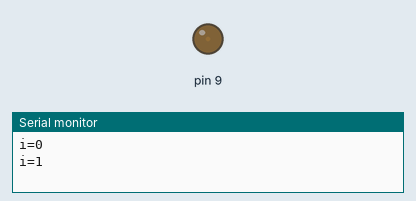
The sketch below on a simulated Arduino Uno, built with avr-gcc and run on an emulated ATmega328P. On the bench: output pins drawn as LEDs (lit = HIGH), the last lines printed to the serial monitor.

Above: at 0.05 s.
At 2.95 s:
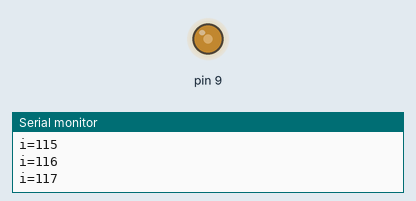
At 5.85 s:
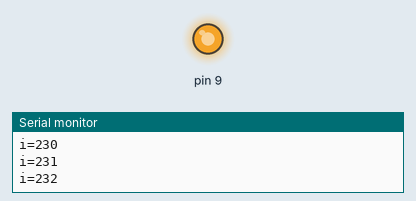
At 11.65 s:
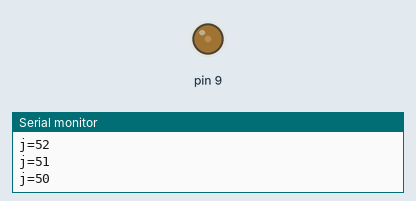
Timing chart, 0 to 16.8 s (numbered marks = the images above):
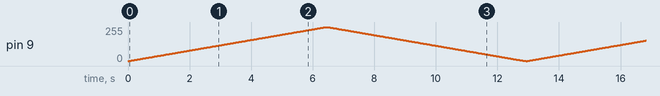

The sketch:

LED-ANALOG_Dim-Bright.ino
```cpp
int i=0;
int j=0;
void setup() {
  pinMode(9,OUTPUT);
  Serial.begin(9600);
}

void loop() {
  for(int i=0;i<255;i++)
  {
    analogWrite(9,i);
    Serial.print("i=");
    Serial.println(i);
    delay(25);
  }
  delay(50);
  for(int j=255;j>0;j--)
  {
    analogWrite(9,j);
    Serial.print("j=");
    Serial.println(j);
    delay(25);
  }
  delay(50);
}
```
